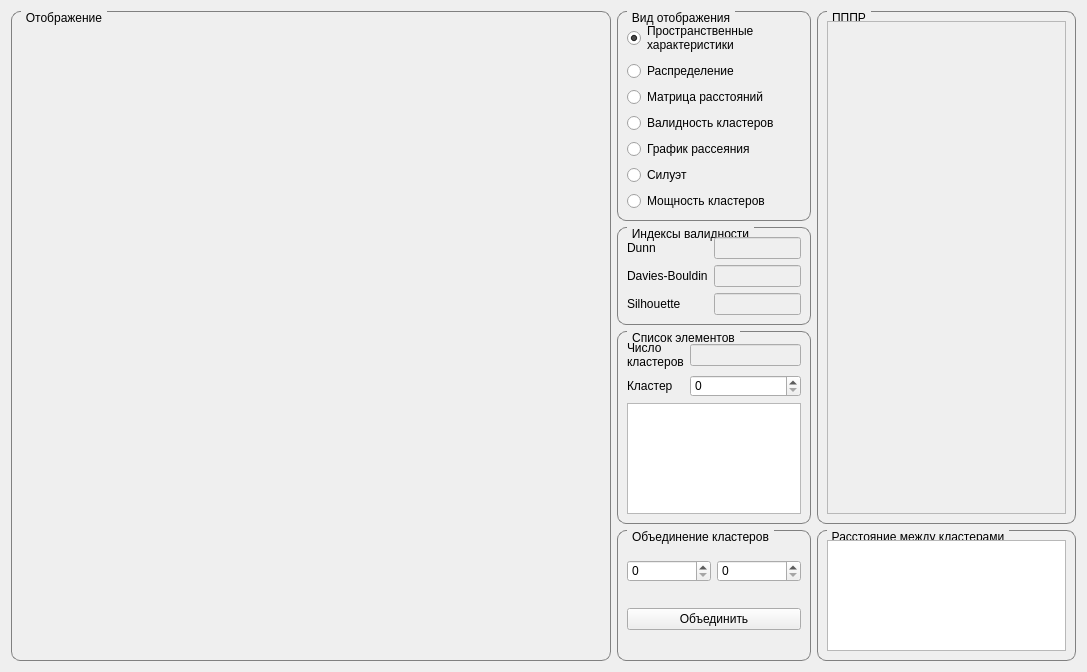
<?xml version="1.0" encoding="UTF-8"?>
<ui version="4.0">
 <class>Form</class>
 <widget class="QWidget" name="Form">
  <property name="geometry">
   <rect>
    <x>0</x>
    <y>0</y>
    <width>1087</width>
    <height>672</height>
   </rect>
  </property>
  <property name="windowTitle">
   <string>Form</string>
  </property>
  <property name="styleSheet">
   <string notr="true">QGroupBox {
    border: 1px solid gray;
    border-radius: 9px;
    margin-top: 0.5em;
}

QGroupBox::title {
    subcontrol-origin: margin;
    left: 10px;
    padding: 0 3px 0 3px;
}</string>
  </property>
  <layout class="QGridLayout" name="gridLayout_4">
   <item row="0" column="0">
    <layout class="QGridLayout" name="gridLayout">
     <property name="spacing">
      <number>6</number>
     </property>
     <item row="0" column="2">
      <widget class="QGroupBox" name="visualization_type">
       <property name="maximumSize">
        <size>
         <width>212</width>
         <height>16777215</height>
        </size>
       </property>
       <property name="styleSheet">
        <string notr="true"/>
       </property>
       <property name="title">
        <string>Вид отображения</string>
       </property>
       <layout class="QVBoxLayout" name="verticalLayout">
        <item>
         <widget class="QRadioButton" name="bww">
          <property name="text">
           <string>Пространственные 
характеристики</string>
          </property>
          <property name="checked">
           <bool>true</bool>
          </property>
         </widget>
        </item>
        <item>
         <widget class="QRadioButton" name="dens_distribution">
          <property name="text">
           <string>Распределение</string>
          </property>
         </widget>
        </item>
        <item>
         <widget class="QRadioButton" name="color_matrix">
          <property name="text">
           <string>Матрица расстояний</string>
          </property>
         </widget>
        </item>
        <item>
         <widget class="QRadioButton" name="validity_vector">
          <property name="text">
           <string>Валидность кластеров</string>
          </property>
         </widget>
        </item>
        <item>
         <widget class="QRadioButton" name="scatter_plot">
          <property name="text">
           <string>График рассеяния</string>
          </property>
         </widget>
        </item>
        <item>
         <widget class="QRadioButton" name="silhouette_plot">
          <property name="text">
           <string>Силуэт</string>
          </property>
         </widget>
        </item>
        <item>
         <widget class="QRadioButton" name="clusters_pie">
          <property name="text">
           <string>Мощность кластеров</string>
          </property>
         </widget>
        </item>
       </layout>
      </widget>
     </item>
     <item row="0" column="1" rowspan="4">
      <widget class="QGroupBox" name="plot">
       <property name="minimumSize">
        <size>
         <width>600</width>
         <height>0</height>
        </size>
       </property>
       <property name="layoutDirection">
        <enum>Qt::LeftToRight</enum>
       </property>
       <property name="styleSheet">
        <string notr="true"/>
       </property>
       <property name="title">
        <string>Отображение</string>
       </property>
       <property name="flat">
        <bool>true</bool>
       </property>
       <layout class="QGridLayout" name="gridLayout_3">
        <item row="0" column="0">
         <layout class="QHBoxLayout" name="plot_layout"/>
        </item>
       </layout>
      </widget>
     </item>
     <item row="2" column="2">
      <widget class="QGroupBox" name="axis">
       <property name="maximumSize">
        <size>
         <width>212</width>
         <height>16777215</height>
        </size>
       </property>
       <property name="styleSheet">
        <string notr="true"/>
       </property>
       <property name="title">
        <string>Список элементов</string>
       </property>
       <layout class="QGridLayout" name="gridLayout_7">
        <item row="2" column="1">
         <widget class="QSpinBox" name="cluster_number">
          <property name="minimum">
           <number>0</number>
          </property>
          <property name="value">
           <number>0</number>
          </property>
         </widget>
        </item>
        <item row="2" column="0">
         <widget class="QLabel" name="label_4">
          <property name="text">
           <string>Кластер</string>
          </property>
         </widget>
        </item>
        <item row="3" column="0" colspan="2">
         <widget class="QListView" name="elements_list"/>
        </item>
        <item row="0" column="0" rowspan="2">
         <widget class="QLabel" name="label_5">
          <property name="text">
           <string>Число
кластеров</string>
          </property>
         </widget>
        </item>
        <item row="0" column="1" rowspan="2">
         <widget class="QLineEdit" name="cluster_amount_display">
          <property name="enabled">
           <bool>false</bool>
          </property>
         </widget>
        </item>
       </layout>
      </widget>
     </item>
     <item row="3" column="2">
      <widget class="QGroupBox" name="groupBox">
       <property name="title">
        <string>Объединение кластеров</string>
       </property>
       <layout class="QGridLayout" name="gridLayout_2">
        <item row="0" column="1">
         <widget class="QSpinBox" name="second_join_sb"/>
        </item>
        <item row="0" column="0">
         <widget class="QSpinBox" name="first_join_sb"/>
        </item>
        <item row="1" column="0" colspan="2">
         <widget class="QPushButton" name="join_clusters_pb">
          <property name="text">
           <string>Объединить</string>
          </property>
         </widget>
        </item>
       </layout>
      </widget>
     </item>
     <item row="1" column="2">
      <widget class="QGroupBox" name="validation">
       <property name="maximumSize">
        <size>
         <width>212</width>
         <height>16777215</height>
        </size>
       </property>
       <property name="styleSheet">
        <string notr="true"/>
       </property>
       <property name="title">
        <string>Индексы валидности</string>
       </property>
       <layout class="QGridLayout" name="gridLayout_5">
        <item row="2" column="1">
         <widget class="QLineEdit" name="silhouette_value">
          <property name="enabled">
           <bool>false</bool>
          </property>
         </widget>
        </item>
        <item row="0" column="0">
         <widget class="QLabel" name="label">
          <property name="text">
           <string>Dunn</string>
          </property>
         </widget>
        </item>
        <item row="1" column="1">
         <widget class="QLineEdit" name="db_value">
          <property name="enabled">
           <bool>false</bool>
          </property>
         </widget>
        </item>
        <item row="1" column="0">
         <widget class="QLabel" name="label_2">
          <property name="text">
           <string>Davies-Bouldin</string>
          </property>
         </widget>
        </item>
        <item row="0" column="1">
         <widget class="QLineEdit" name="dunn_value">
          <property name="enabled">
           <bool>false</bool>
          </property>
         </widget>
        </item>
        <item row="2" column="0">
         <widget class="QLabel" name="label_3">
          <property name="text">
           <string>Silhouette</string>
          </property>
         </widget>
        </item>
       </layout>
      </widget>
     </item>
     <item row="0" column="3" rowspan="3">
      <widget class="QGroupBox" name="groupBox_2">
       <property name="minimumSize">
        <size>
         <width>212</width>
         <height>0</height>
        </size>
       </property>
       <property name="maximumSize">
        <size>
         <width>16777215</width>
         <height>16777215</height>
        </size>
       </property>
       <property name="title">
        <string>ПППР</string>
       </property>
       <layout class="QVBoxLayout" name="verticalLayout_2">
        <item>
         <widget class="QTextEdit" name="assistant_te">
          <property name="enabled">
           <bool>false</bool>
          </property>
         </widget>
        </item>
       </layout>
      </widget>
     </item>
     <item row="3" column="3">
      <widget class="QGroupBox" name="groupBox_3">
       <property name="title">
        <string>Расстояние между кластерами</string>
       </property>
       <layout class="QVBoxLayout" name="verticalLayout_3">
        <item>
         <widget class="QListView" name="distances_list"/>
        </item>
       </layout>
      </widget>
     </item>
    </layout>
   </item>
  </layout>
 </widget>
 <resources/>
 <connections/>
</ui>
